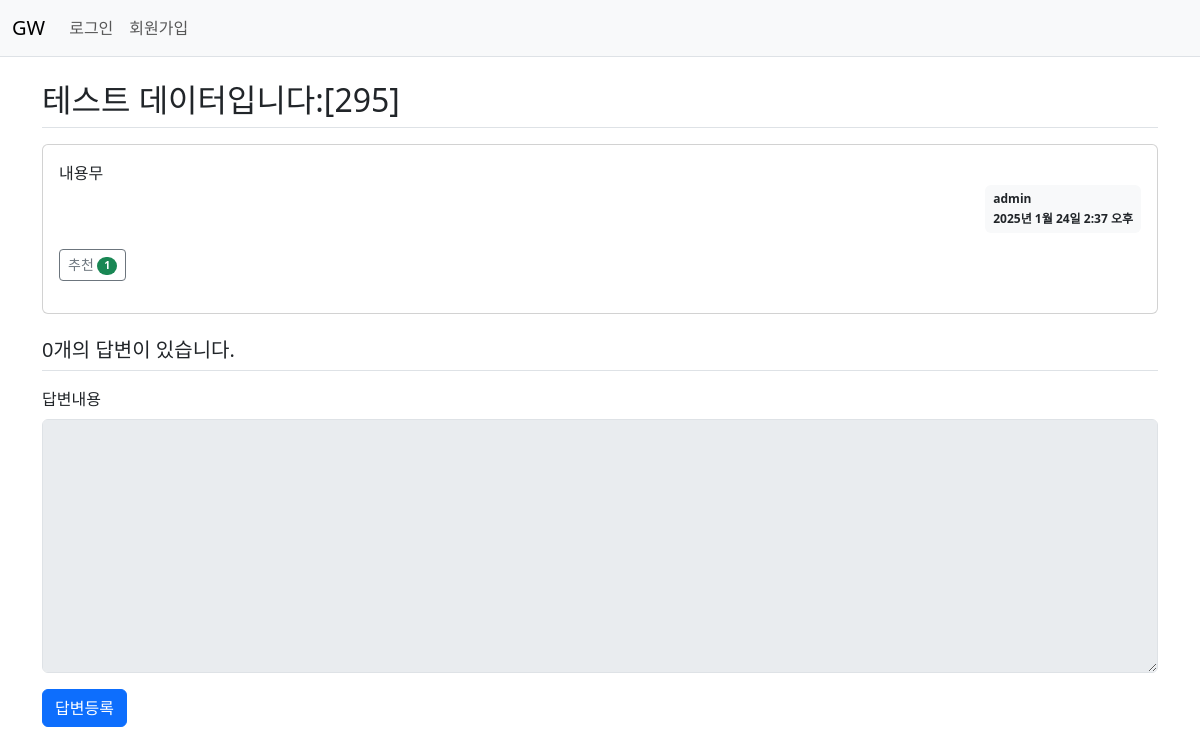
The app's page /gw/306/, older data.
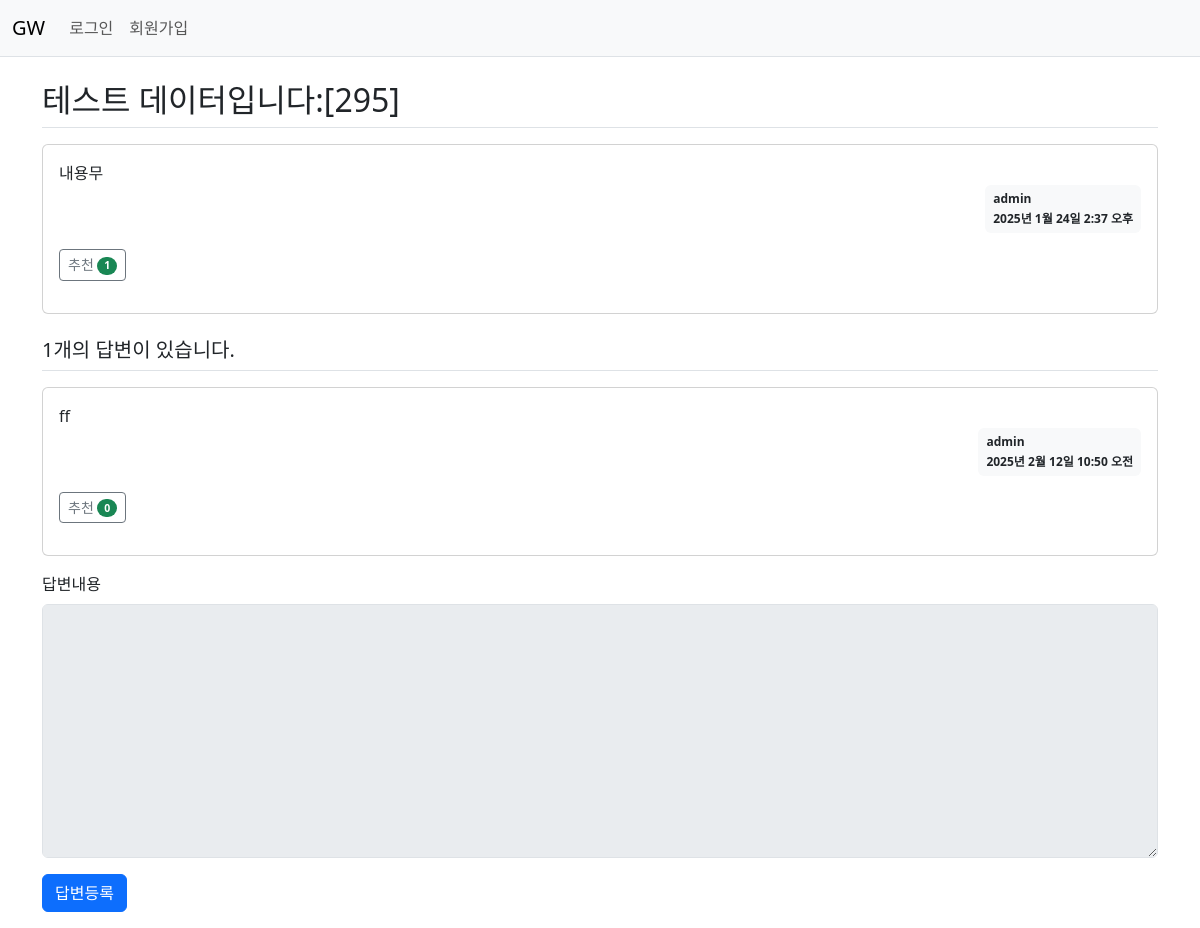
The same page, newer data.
### gw/models.py (models this page shows, shortened)
class Question(models.Model):
    subject = models.CharField(max_length=200)
    content = models.TextField()
    create_date = models.DateTimeField(default=now)
    author = models.ForeignKey(User, on_delete=models.CASCADE, related_name='author_question')
    modify_date = models.DateTimeField(null=True, blank=True) # 수정 일시 추가, null 허용, 값 없어도 허용
    voter = models.ManyToManyField(User, related_name='voter_question')

class Answer(models.Model):
    question = models.ForeignKey(Question, on_delete=models.CASCADE)
    content = models.TextField()
    create_date = models.DateTimeField(default=now)
    author = models.ForeignKey(User, on_delete=models.CASCADE, related_name='author_answer')
    modify_date = models.DateTimeField(null=True, blank=True) # 수정 일시 추가, null 허용, 값 없어도 허용
    voter = models.ManyToManyField(User, related_name='voter_answer')

### gw/views/base_views.py (the view)
# urls.py: path('<int:question_id>/', base_views.detail, name='detail'),
def detail(request, question_id):
    question = get_object_or_404(Question, pk=question_id)
    context = {'question' : question}
    return render(request, 'gw/question_detail.html', context)

### templates/gw/question_detail.html (shortened to what this page needs)
{% extends 'base.html' %}
{% block content %}
<!-- {% load static %}
<link rel="stylesheet" type="text/css" href="{% static 'bootstrap.min.css' %}"> -->
<div class="container my-3">
    <h2 class="border-bottom py-2">{{ question.subject }}</h2>
    <div class="card my-3">
        <div class="card-body">
            <div class="card-text" style="white-space: pre-line;">{{ question.content }}</div>
            <div class="d-flex justify-content-end">
                <div class="badge bg-light text-dark p-2 text-start">
                    <div class="mb-2">{{ question.author.username }}</div>
                    <div>{{ question.create_date }}</div>
                </div>
            </div>
            <div class="my-3">
                <a href="javascript:void(0)" data-uri="{% url 'gw:question_vote' question.id  %}"
                    class="recommend btn btn-sm btn-outline-secondary"> 추천
                    <span class="badge rounded-pill bg-success">{{ question.voter.count }}</span>
                </a>
            </div>
        </div>
    </div>
    <h5 class="border-bottom my-3 py-2">{{question.answer_set.count}}개의 답변이 있습니다.</h5>
    {% for answer in question.answer_set.all %}
    <div class="card my-3">
        <div class="card-body">
            <div class="card-text" style="white-space: pre-line;">{{ answer.content }}</div>
            <div class="d-flex justify-content-end">
                <div class="badge bg-light text-dark p-2 text-start">
                    <div class="mb-2">{{ question.author.username }}</div>
                    <div>{{ answer.create_date }}</div>
                </div>
            </div>
            <div class="my-3">
                <a href="javascript:void(0)" data-uri="{% url 'gw:answer_vote' answer.id  %}"
                    class="recommend btn btn-sm btn-outline-secondary"> 추천
                    <span class="badge rounded-pill bg-success">{{ answer.voter.count }}</span>
                </a>
            </div>
        </div>
    </div>
    {% endfor %}
    <form action="{% url 'gw:answer_create' question.id %}" method="post" class="my-3">
        <div class="mb-3">
            <label for="content" class="form-label">답변내용</label>
            <textarea {% if not user.is_authenticated %} disabled {% endif %}
            name="content" id="content" class="form-control" rows="10"></textarea>
        </div>
        <input type="submit" value="답변등록" class="btn btn-primary">
    </form>
</div>
{% endblock content %}

Row changes from the older to the newer data that the page shows:
computed for Question "테스트 데이터입니다:[295]": answer_set.count "0" → "1"
added Answer: content "ff", {{ question.author.username }} "admin", create_date "2025년 2월 12일 10:50 오전", voter.count "0"
